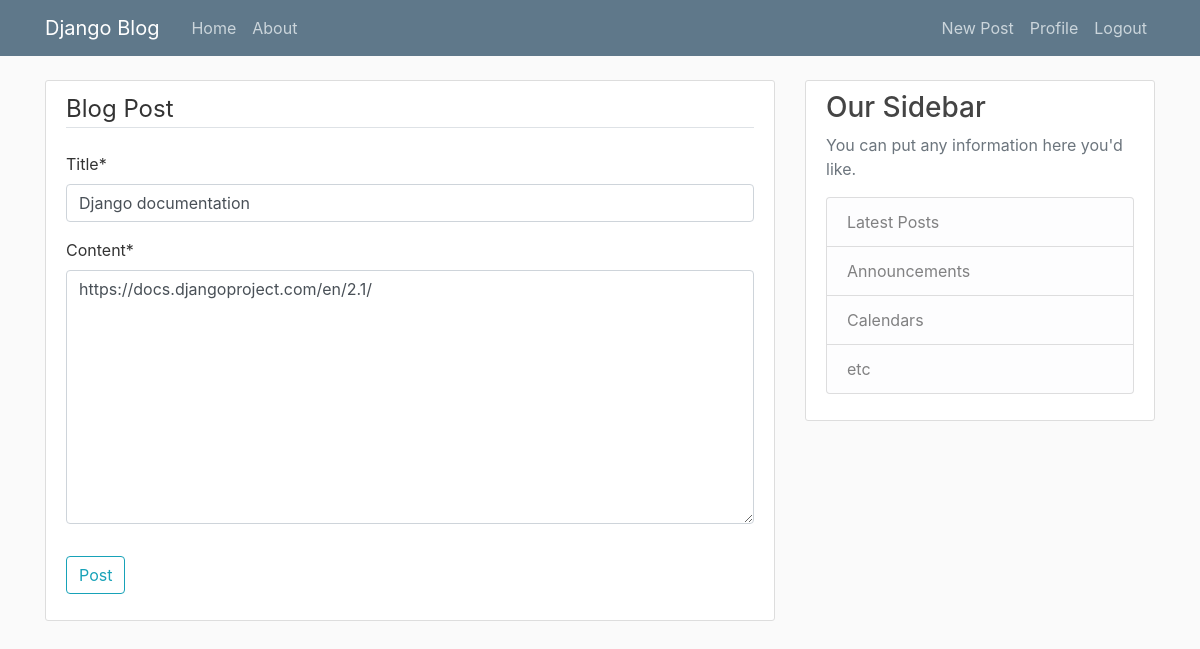
Page /post/21/update/ (signed in) on the committed database.
### blog/models.py (models this page shows, shortened)
class Post(models.Model):  #in django ORM(Object-Relational Mapping) the database structure  can be represented as classes and those classes are called models
	title = models.CharField(max_length=100)
	content = models.TextField()
	date_posted = models.DateTimeField(default=timezone.now) #To store the date and time at which the post was created if we used (auto_now=True) this will update date and time every time the post is updated
	author = models.ForeignKey(User, on_delete=models.CASCADE) # on_delete = models.CASCADE tells django that if the user is deleted then remove all the posts made by him

### blog/views.py (the view, shortened to what this page needs)
# urls.py: path('post/<int:pk>/update/', PostUpdateView.as_view(), name='post-update'),
class PostUpdateView(LoginRequiredMixin, UserPassesTestMixin, UpdateView):
	model = Post
	fields = ['title','content']
	def test_func(self):
		post = self.get_object()
		if self.request.user == post.author:
			return True
		return False

### blog/templates/blog/post_form.html (shortened to what this page needs)
{% extends "blog/base.html" %}
{% load crispy_forms_tags %}
{% block content %}
	<div class="content-section">
		<form method="POST">
			<fieldset class="form-group">
				<legend class="border-bottom mb-4"> Blog Post </legend>
				{{ form|crispy}}
			</fieldset>
			<div class="form-group">
				<button class="btn btn-outline-info" type="submit"> Post </button>
			</div>
		</form>
	</div>
{% endblock content %}

### blog/static/blog/main.css (style rules this page uses)
body { background: #fafafa; color: #333333; margin-top: 5rem; }
.content-section { background: #ffffff; padding: 10px 20px; border: 1px solid #dddddd; border-radius: 3px; margin-bottom: 20px; }

### rows in the picture
Post: title "Django documentation", content "https://docs.djangoproject.com/en/2.1/"
